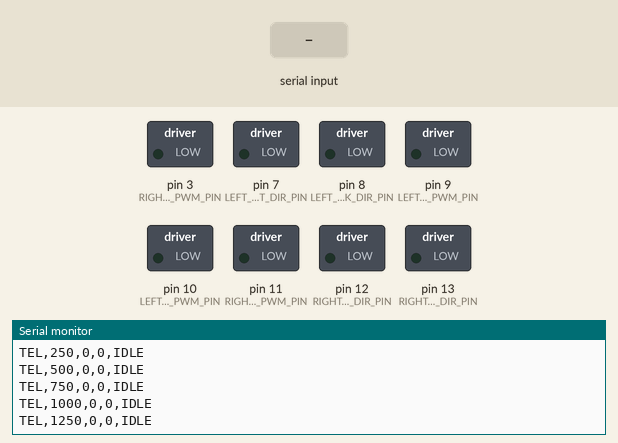
Simulated run of this sketch. Board: Arduino Uno, built with avr-gcc and run on an emulated ATmega328P. Shown: switched loads named in the sketch (green lamp = pin HIGH), the last lines printed to the serial monitor. The inputs (shaded band) are chosen by the test bench.

Above: at 1.3 s.
1.4 s: "CMD,1\n" received over Serial
At 1.68 s:
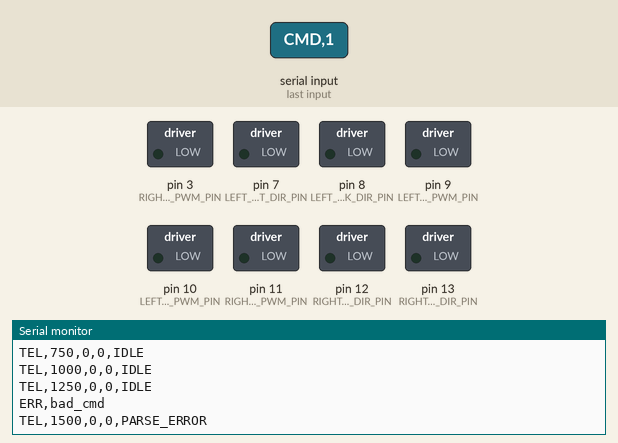
3.0 s: "STOP,1\n" received over Serial
At 3.18 s:
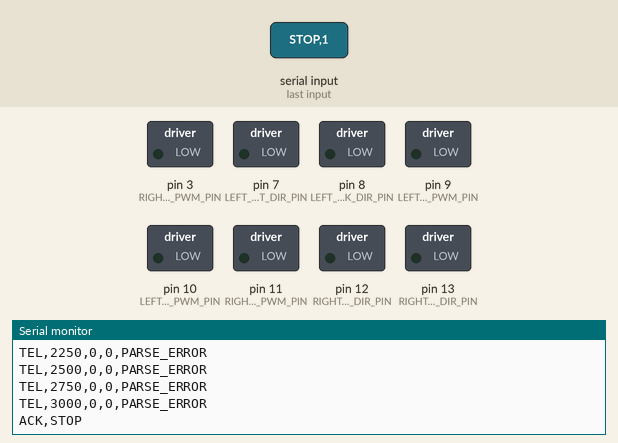

Measured:
- after the input at 1.4 s, the serial monitor: prints a new line at once (image 1)
- after the input at 3.0 s, the serial monitor: prints a new line at once (image 2)

The sketch:

nano_phase1_uart0_runtime.ino
```cpp
#include <Arduino.h>

namespace {
const long BRIDGE_BAUD = 115200;

const uint8_t LEFT_FRONT_DIR_PIN = 7;
const uint8_t LEFT_FRONT_PWM_PIN = 9;
const uint8_t LEFT_FRONT_DIR_FORWARD = 0;
const uint8_t LEFT_FRONT_DIR_REVERSE = 1;

const uint8_t LEFT_BACK_DIR_PIN = 8;
const uint8_t LEFT_BACK_PWM_PIN = 10;
const uint8_t LEFT_BACK_DIR_FORWARD = 0;
const uint8_t LEFT_BACK_DIR_REVERSE = 1;

const uint8_t RIGHT_FRONT_DIR_PIN = 13;
const uint8_t RIGHT_FRONT_PWM_PIN = 3;
const uint8_t RIGHT_FRONT_DIR_FORWARD = 1;
const uint8_t RIGHT_FRONT_DIR_REVERSE = 0;

const uint8_t RIGHT_BACK_DIR_PIN = 12;
const uint8_t RIGHT_BACK_PWM_PIN = 11;
const uint8_t RIGHT_BACK_DIR_FORWARD = 1;
const uint8_t RIGHT_BACK_DIR_REVERSE = 0;

const unsigned long TELEMETRY_INTERVAL_MS = 250;
const unsigned long MIN_COMMAND_TTL_MS = 120;
const unsigned long MAX_COMMAND_TTL_MS = 1000;
const size_t INPUT_BUFFER_SIZE = 96;

enum RuntimeState : uint8_t {
  STATE_IDLE = 0,
  STATE_ACTIVE,
  STATE_TIMEOUT,
  STATE_PARSE_ERROR
};

char inputBuffer[INPUT_BUFFER_SIZE];
size_t inputLength = 0;

int currentLeftSpeed = 0;
int currentRightSpeed = 0;
unsigned long lastCommandAt = 0;
unsigned long commandTtlMs = 250;
unsigned long lastTelemetryAt = 0;
RuntimeState runtimeState = STATE_IDLE;
}

void writeMotorChannel(uint8_t dirPin, uint8_t pwmPin, uint8_t forwardDir, uint8_t reverseDir, int pwm) {
  int bounded = constrain(pwm, -255, 255);
  if (bounded > 0) {
    digitalWrite(dirPin, forwardDir);
    analogWrite(pwmPin, bounded);
  } else if (bounded < 0) {
    digitalWrite(dirPin, reverseDir);
    analogWrite(pwmPin, -bounded);
  } else {
    analogWrite(pwmPin, 0);
  }
}

void applyDrive(int leftSpeed, int rightSpeed) {
  currentLeftSpeed = constrain(leftSpeed, -255, 255);
  currentRightSpeed = constrain(rightSpeed, -255, 255);

  writeMotorChannel(LEFT_FRONT_DIR_PIN, LEFT_FRONT_PWM_PIN, LEFT_FRONT_DIR_FORWARD, LEFT_FRONT_DIR_REVERSE, currentLeftSpeed);
  writeMotorChannel(LEFT_BACK_DIR_PIN, LEFT_BACK_PWM_PIN, LEFT_BACK_DIR_FORWARD, LEFT_BACK_DIR_REVERSE, currentLeftSpeed);
  writeMotorChannel(RIGHT_FRONT_DIR_PIN, RIGHT_FRONT_PWM_PIN, RIGHT_FRONT_DIR_FORWARD, RIGHT_FRONT_DIR_REVERSE, currentRightSpeed);
  writeMotorChannel(RIGHT_BACK_DIR_PIN, RIGHT_BACK_PWM_PIN, RIGHT_BACK_DIR_FORWARD, RIGHT_BACK_DIR_REVERSE, currentRightSpeed);
}

void stopDrive() {
  applyDrive(0, 0);
}

void sendLine(const char *line) {
  Serial.println(line);
}

void sendAck(long seq) {
  char line[24];
  snprintf(line, sizeof(line), "ACK,%ld", seq);
  sendLine(line);
}

void sendError(const char *reason) {
  char line[32];
  snprintf(line, sizeof(line), "ERR,%s", reason);
  sendLine(line);
}

void sendTelemetry() {
  char line[64];
  snprintf(
      line,
      sizeof(line),
      "TEL,%lu,%d,%d,%s",
      millis(),
      currentLeftSpeed,
      currentRightSpeed,
      runtimeState == STATE_ACTIVE   ? "ACTIVE"
      : runtimeState == STATE_TIMEOUT ? "TIMEOUT"
      : runtimeState == STATE_PARSE_ERROR ? "PARSE_ERROR"
                                          : "IDLE");
  sendLine(line);
}

bool parseLongToken(char *token, long &outValue) {
  if (token == NULL || *token == '\0') {
    return false;
  }

  char *endPtr = NULL;
  outValue = strtol(token, &endPtr, 10);
  return endPtr != token && *endPtr == '\0';
}

void handleCommand(char *line) {
  char *command = strtok(line, ",");
  if (command == NULL) {
    runtimeState = STATE_PARSE_ERROR;
    sendError("empty");
    return;
  }

  if (strcmp(command, "CMD") == 0) {
    long seq = 0;
    long left = 0;
    long right = 0;
    long ttl = 0;

    if (!parseLongToken(strtok(NULL, ","), seq) ||
        !parseLongToken(strtok(NULL, ","), left) ||
        !parseLongToken(strtok(NULL, ","), right) ||
        !parseLongToken(strtok(NULL, ","), ttl)) {
      runtimeState = STATE_PARSE_ERROR;
      sendError("bad_cmd");
      return;
    }

    commandTtlMs = constrain(ttl, MIN_COMMAND_TTL_MS, MAX_COMMAND_TTL_MS);
    lastCommandAt = millis();
    applyDrive((int)left, (int)right);
    runtimeState = (currentLeftSpeed == 0 && currentRightSpeed == 0) ? STATE_IDLE : STATE_ACTIVE;
    sendAck(seq);
    return;
  }

  if (strcmp(command, "STOP") == 0) {
    stopDrive();
    runtimeState = STATE_IDLE;
    sendLine("ACK,STOP");
    return;
  }

  if (strcmp(command, "PING") == 0) {
    char pong[24];
    snprintf(pong, sizeof(pong), "PONG,%lu", millis());
    sendLine(pong);
    return;
  }

  runtimeState = STATE_PARSE_ERROR;
  sendError("unknown");
}

void serviceSerial() {
  while (Serial.available() > 0) {
    char incoming = (char)Serial.read();

    if (incoming == '\r') {
      continue;
    }

    if (incoming == '\n') {
      inputBuffer[inputLength] = '\0';
      if (inputLength > 0) {
        handleCommand(inputBuffer);
      }
      inputLength = 0;
      continue;
    }

    if (inputLength >= INPUT_BUFFER_SIZE - 1) {
      inputLength = 0;
      runtimeState = STATE_PARSE_ERROR;
      sendError("overflow");
      continue;
    }

    inputBuffer[inputLength++] = incoming;
  }
}

void setup() {
  pinMode(LEFT_FRONT_DIR_PIN, OUTPUT);
  pinMode(LEFT_FRONT_PWM_PIN, OUTPUT);
  pinMode(LEFT_BACK_DIR_PIN, OUTPUT);
  pinMode(LEFT_BACK_PWM_PIN, OUTPUT);
  pinMode(RIGHT_FRONT_DIR_PIN, OUTPUT);
  pinMode(RIGHT_FRONT_PWM_PIN, OUTPUT);
  pinMode(RIGHT_BACK_DIR_PIN, OUTPUT);
  pinMode(RIGHT_BACK_PWM_PIN, OUTPUT);

  stopDrive();

  Serial.begin(BRIDGE_BAUD);
  delay(100);
  sendLine("READY,nano_phase1_uart0_runtime");
}

void loop() {
  serviceSerial();

  if ((currentLeftSpeed != 0 || currentRightSpeed != 0) &&
      millis() - lastCommandAt > commandTtlMs) {
    stopDrive();
    runtimeState = STATE_TIMEOUT;
  }

  if (millis() - lastTelemetryAt >= TELEMETRY_INTERVAL_MS) {
    lastTelemetryAt = millis();
    sendTelemetry();
  }
}
```
